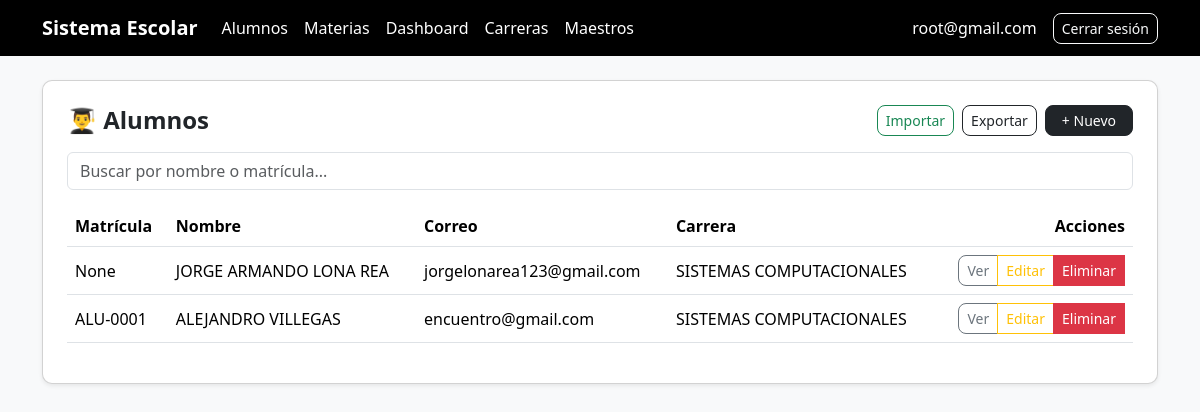
Before: /alumnos/ (signed in) with the older database file.
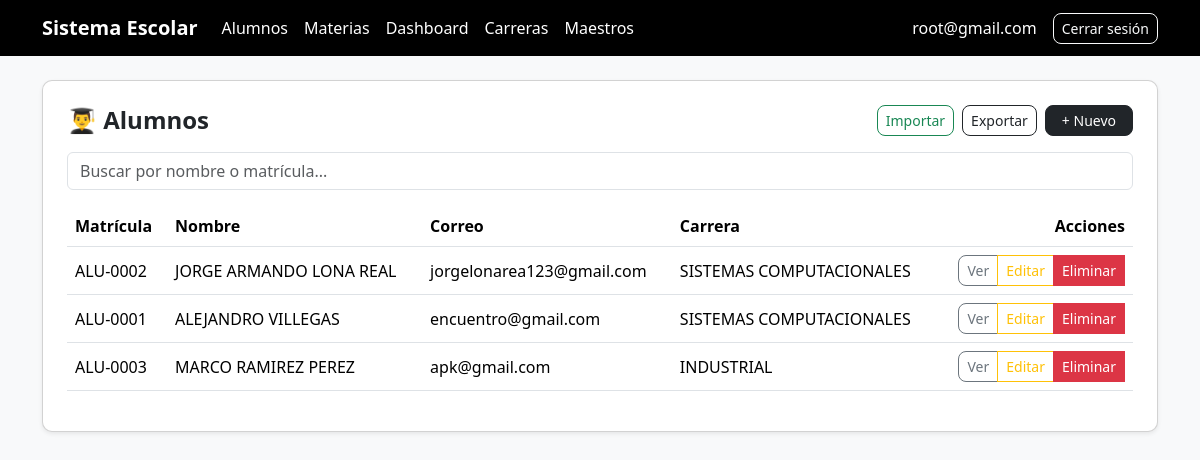
After: the same page with the newer database file.
### alumnos/models.py (models this page shows, shortened)
class Alumno(models.Model):
    user = models.OneToOneField(User, on_delete=models.CASCADE, null=True, blank=True)
    nombre = models.CharField(max_length=100)
    correo = models.EmailField()
    carrera = models.ForeignKey(Carrera, on_delete=models.CASCADE)
    materias = models.ManyToManyField(Materia, blank=True)
    matricula = models.CharField(
        max_length=20,
        unique=True,
        blank=True,
        null=True
    )

class Carrera(models.Model):
    nombre = models.CharField(max_length=100)
    def __str__(self):
        return self.nombre

### alumnos/views.py (the view, shortened to what this page needs)
# urls.py: path('', views.lista_alumnos, name='lista_alumnos'),
@login_required
def lista_alumnos(request):
    user = request.user
    if user.is_superuser or user.groups.filter(name='admin').exists():
        alumnos = Alumno.objects.all()
    elif user.groups.filter(name='alumno').exists():
        try:
            alumno = Alumno.objects.get(user=user)
            alumnos = Alumno.objects.filter(id=alumno.id)
        except Alumno.DoesNotExist:
            alumnos = Alumno.objects.none()
    else:
        alumnos = Alumno.objects.none()
    return render(request, 'alumnos/lista_alumnos.html', {
        'alumnos': alumnos,
        'es_admin': user.is_superuser or user.groups.filter(name='admin').exists(),
        'es_maestro': user.groups.filter(name='maestro').exists(),
        'es_alumno': user.groups.filter(name='alumno').exists(),
    })

### alumnos/context_processors.py (called while the page is built)
def roles_usuario(request):
    user = request.user
    if user.is_authenticated:
        return {
            'es_admin': user.is_superuser or user.groups.filter(name='admin').exists(),
            'es_maestro': user.groups.filter(name='maestro').exists(),
            'es_alumno': user.groups.filter(name='alumno').exists(),
        }
    return {}

### alumnos/templates/alumnos/lista_alumnos.html (shortened to what this page needs)
{% extends 'base.html' %}
{% block content %}
<div class="card p-4 shadow-sm">
    <div class="d-flex justify-content-between align-items-center mb-3">
        <h4 class="mb-0 fw-semibold">
            👨‍🎓 Alumnos
        </h4>
        <div class="d-flex gap-2 align-items-start">
             {% if perms.alumnos.add_alumno %}
            <button class="btn btn-outline-success btn-sm"
                    data-bs-toggle="modal"
                    data-bs-target="#modalImportar">
                Importar
            </button>
            {% endif %}
            <a href="/alumnos/exportar-excel/"
               class="btn btn-outline-dark btn-sm">
                Exportar
            </a>
            {% if perms.alumnos.add_alumno %}
            <a href="/alumnos/crear/"
               class="btn btn-dark btn-sm px-3">
                + Nuevo
            </a>
            {% endif %}
        </div>
    </div>
    <form method="GET" class="mb-3">
        <input type="text"
               name="q"
               class="form-control"
               placeholder="Buscar por nombre o matrícula..."
               value="{{ request.GET.q }}">
    </form>
    <div class="table-responsive">
        <table class="table align-middle table-hover">
            <thead class="text-muted">
                <tr>
                    <th>Matrícula</th>
                    <th>Nombre</th>
                    <th>Correo</th>
                    <th>Carrera</th>
                    <th class="text-end">Acciones</th>
                </tr>
            </thead>
            <tbody>
                {% for alumno in alumnos %}
                <tr class="fila-hover">
                    <td>{{ alumno.matricula }}</td>
                    <td>{{ alumno.nombre }}</td>
                    <td>{{ alumno.correo }}</td>
                    <td>{{ alumno.carrera }}</td>
                    <td class="text-end">
                        <div class="btn-group">
                            <a href="/alumnos/detalle/{{ alumno.id }}/"
                               class="btn btn-outline-secondary btn-sm">
                                Ver
                            </a>
                            {% if perms.alumnos.change_alumno %}
                            <a href="/alumnos/editar/{{ alumno.id }}/"
                               class="btn btn-outline-warning btn-sm">
                                Editar
                            </a>
                            {% endif %}
                               {% if perms.alumnos.change_alumno %}
                            <button class="btn btn-danger btn-sm"
                            data-bs-toggle="modal"
                            data-bs-target="#modalEliminar{{ alumno.id }}">
                             Eliminar
                            </button>
                             {% endif %}
                        </div>
                    </td>
                </tr>
                {% empty %}
                <tr>
                    <td colspan="5" class="text-center text-muted">
                        No hay alumnos registrados
                    </td>
                </tr>
                {% endfor %}
            </tbody>
        </table>
    </div>
</div>
{% endblock %}

Changed rows visible on the page:
changed Alumno "jorgelonarea123@gmail.com": matricula "None" → "ALU-0002"; nombre "JORGE ARMANDO LONA REA" → "JORGE ARMANDO LONA REAL"
added Alumno: matricula "ALU-0003", nombre "MARCO RAMIREZ PEREZ", correo "apk@gmail.com", carrera "INDUSTRIAL"
